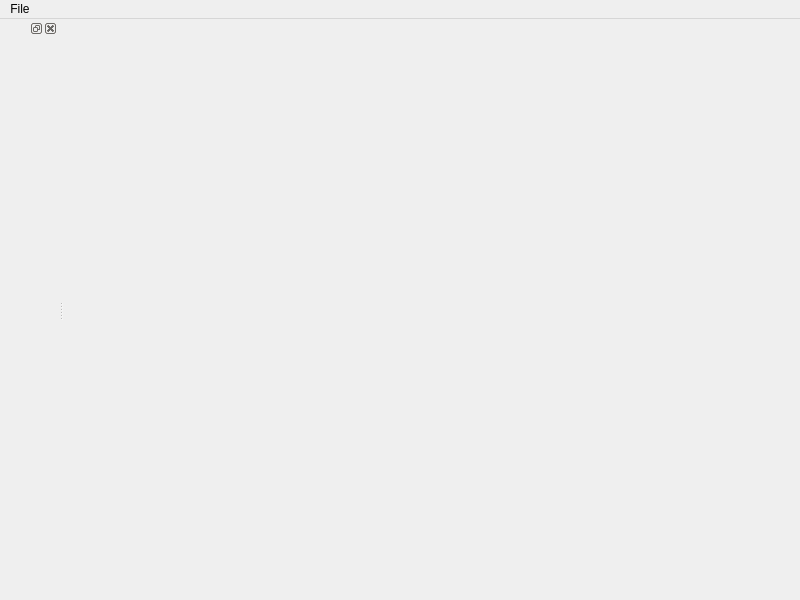
<?xml version="1.0" encoding="UTF-8"?>
<ui version="4.0">
 <class>MainWindow</class>
 <widget class="QMainWindow" name="MainWindow">
  <property name="geometry">
   <rect>
    <x>0</x>
    <y>0</y>
    <width>800</width>
    <height>600</height>
   </rect>
  </property>
  <property name="windowTitle">
   <string>Mantid Workbench</string>
  </property>
  <widget class="QWidget" name="centralwidget">
   <layout class="QVBoxLayout" name="verticalLayout"/>
  </widget>
  <widget class="QMenuBar" name="menubar">
   <property name="geometry">
    <rect>
     <x>0</x>
     <y>0</y>
     <width>800</width>
     <height>25</height>
    </rect>
   </property>
   <widget class="QMenu" name="menuFile">
    <property name="title">
     <string>File</string>
    </property>
    <addaction name="actionQuit"/>
   </widget>
   <addaction name="menuFile"/>
  </widget>
  <widget class="QDockWidget" name="dockWidget_2">
   <attribute name="dockWidgetArea">
    <number>1</number>
   </attribute>
   <widget class="QWidget" name="dockWidgetContents_2"/>
  </widget>
  <action name="actionQuit">
   <property name="text">
    <string>Quit</string>
   </property>
   <property name="shortcut">
    <string>Ctrl+Q</string>
   </property>
  </action>
 </widget>
 <resources/>
 <connections>
  <connection>
   <sender>actionQuit</sender>
   <signal>triggered()</signal>
   <receiver>MainWindow</receiver>
   <slot>close()</slot>
   <hints>
    <hint type="sourcelabel">
     <x>-1</x>
     <y>-1</y>
    </hint>
    <hint type="destinationlabel">
     <x>399</x>
     <y>299</y>
    </hint>
   </hints>
  </connection>
 </connections>
</ui>
